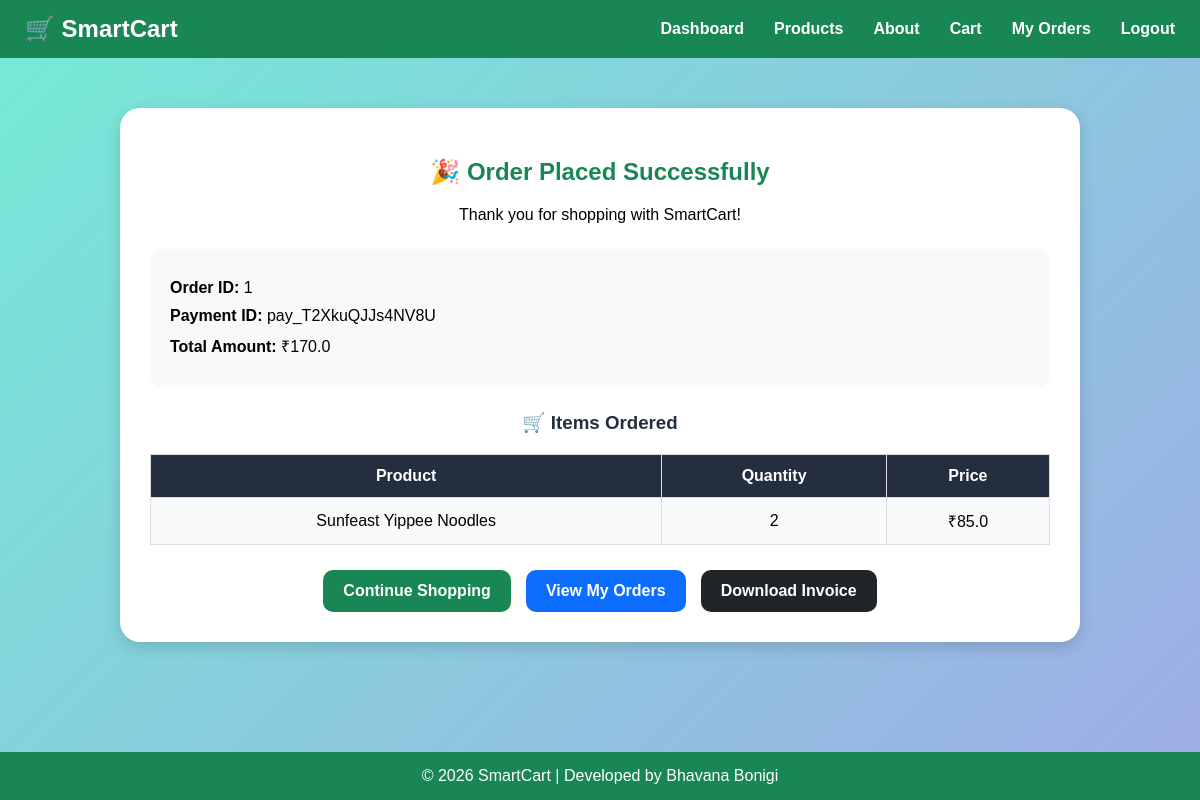
Screenshot of /user/order-success/1 (signed in) with the database file from the repository.
### tables this page shows
CREATE TABLE orders (
    order_id INTEGER PRIMARY KEY AUTOINCREMENT,
    user_id INTEGER NOT NULL,
    razorpay_order_id TEXT,
    razorpay_payment_id TEXT,
    amount REAL,
    payment_status TEXT,
    created_at TIMESTAMP DEFAULT CURRENT_TIMESTAMP,
    status TEXT DEFAULT 'To Be Packed',
    shipping_address TEXT,
    FOREIGN KEY(user_id) REFERENCES users(user_id)
);

CREATE TABLE order_items (
    id INTEGER PRIMARY KEY AUTOINCREMENT,
    order_id INTEGER NOT NULL,
    product_id INTEGER NOT NULL,
    product_name TEXT,
    quantity INTEGER,
    price REAL,
    FOREIGN KEY(order_id) REFERENCES orders(order_id),
    FOREIGN KEY(product_id) REFERENCES products(product_id)
);

### app.py (the view)
@app.route('/user/order-success/<int:order_id>')
def order_success(order_id):
    if 'user_id' not in session:
        flash("Please login!", "danger")
        return redirect('/user-login')
    conn = get_db_connection()
    cursor = conn.cursor()
    cursor.execute(
        "SELECT * FROM orders WHERE order_id=?",
        (order_id,)
    )
    order = cursor.fetchone()
    cursor.execute(
        "SELECT * FROM order_items WHERE order_id=?",
        (order_id,)
    )
    items = cursor.fetchall()
    cursor.close()
    conn.close()
    return render_template(
        'user/order_success.html',
        order=order,
        items=items
    )

### database.py (called while the page is built)
def get_db_connection():
    conn = sqlite3.connect("smartcart.db")
    conn.row_factory = sqlite3.Row
    return conn

### templates/user/order_success.html (shortened to what this page needs)
{% extends 'user/user_base.html' %}
{% block content %}
<div class="success-container">
<div class="success-header">
    <h2>
        🎉 Order Placed Successfully
    </h2>
    <p>
        Thank you for shopping with SmartCart!
    </p>
</div>
<div class="order-info">
    <p>
        <strong>Order ID:</strong>
        {{ order.order_id }}
    </p>
    <p>
        <strong>Payment ID:</strong>
        {{ order.razorpay_payment_id }}
    </p>
    <p>
        <strong>Total Amount:</strong>
        ₹{{ order.amount }}
    </p>
</div>
<h3 class="items-title">
    🛒 Items Ordered
</h3>
<table class="order-table">
    <tr>
        <th>Product</th>
        <th>Quantity</th>
        <th>Price</th>
    </tr>
    {% for item in items %}
    <tr>
        <td>
            {{ item.product_name }}
        </td>
        <td>
            {{ item.quantity }}
        </td>
        <td>
            ₹{{ item.price }}
        </td>
    </tr>
    {% endfor %}
</table>
<div class="action-buttons">
    <a href="/user/products"
       class="action-btn shop-btn">
        Continue Shopping
    </a>
    <a href="/user/my-orders"
       class="action-btn orders-btn">
        View My Orders
    </a>
    <a href="/user/download-invoice/{{ order.order_id }}"
       class="action-btn invoice-btn">
        Download Invoice
    </a>
</div>
</div>
{% endblock %}

### static/style.css (style rules this page uses)
html, body { height:100%; margin:0; padding:0; }
body { font-family: Arial, sans-serif; background: linear-gradient(135deg, #74ebd5, #9face6); min-height:100vh; display:flex; flex-direction:column; }
h1,h2,h3 { text-align:center; color:#2c3e50; margin-top:20px; }
a { text-decoration:none; font-weight:bold; }
table { width:100%; border-collapse:collapse; background:white; margin:20px 0; }
th, td { border:1px solid #ddd; padding:12px; text-align:center; }
th { background:#198754; color:white; }
tr:nth-child(even) { background:#f8f9fa; }

### templates/user/order_success.html (style rules this page uses)
.success-container { max-width:900px; margin:30px auto; background:white; padding:30px; border-radius:20px; box-shadow:0 5px 15px rgba(0,0,0,0.15); }
.success-header { text-align:center; margin-bottom:25px; }
.success-header h2 { color:#198754; font-weight:700; }
.order-info { background:#f8f9fa; padding:20px; border-radius:12px; margin-bottom:25px; }
.order-info p { margin:10px 0; }
.items-title { margin-bottom:15px; color:#232f3e; }
.order-table { width:100%; border-collapse:collapse; margin-bottom:25px; }
.order-table th { background:#232f3e; color:white; padding:12px; text-align:center; }
.order-table td { padding:12px; border:1px solid #ddd; text-align:center; }
.action-buttons { display:flex; justify-content:center; gap:15px; flex-wrap:wrap; margin-top:25px; }
.action-btn { text-decoration:none; color:white; padding:12px 20px; border-radius:10px; font-weight:600; text-align:center; }
.shop-btn { background:#198754; }
.orders-btn { background:#0d6efd; }
.invoice-btn { background:#212529; }

### rows the page displays
orders: order_id "1", razorpay_payment_id "pay_T2XkuQJJs4NV8U", amount "170.0"
order_items: product_name "Sunfeast Yippee Noodles", quantity "2", price "85.0"
